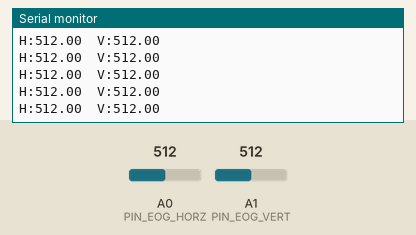
Simulated run of this sketch. Board: Arduino Uno, built with avr-gcc and run on an emulated ATmega328P. Parts: the last lines printed to the serial monitor. Inputs (shaded band) come from the test bench; at power-on: A0 (PIN_EOG_HORZ) = 512, A1 (PIN_EOG_VERT) = 512.

Above: at 1.2 s.
1.3 s: A0 (PIN_EOG_HORZ) set to 716
At 2.2 s:
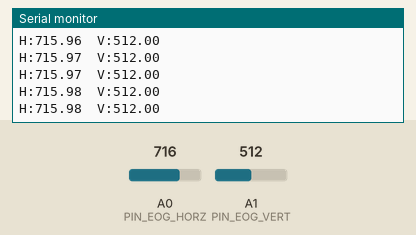
2.8 s: A1 (PIN_EOG_VERT) set to 716
At 3.9 s:
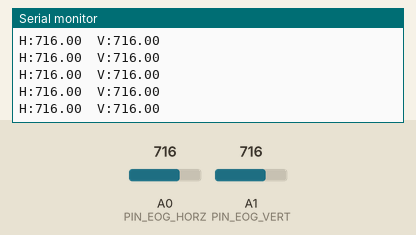
4.3 s: A0 (PIN_EOG_HORZ) set to 900
At 5.2 s:
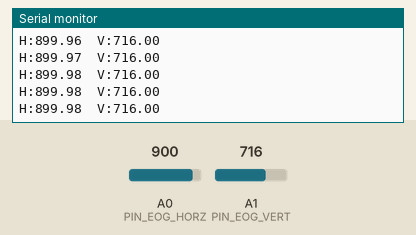
5.8 s: A1 (PIN_EOG_VERT) set to 900
At 6.5 s:
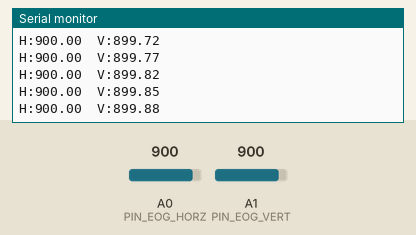
Timing chart, 0 to 8.3 s (numbered marks = the images above; inputs shaded):
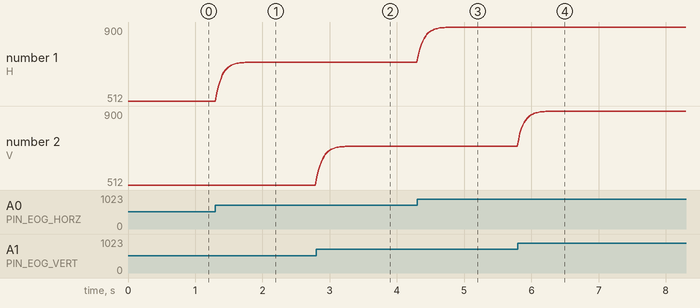

The sketch:

EOG_data_collection_only.ino
```cpp
/*
 * [Phase 1] EOG Data Collection Code (Corrected for Python Script)
 * 适配软件: Python Collection Script / Better Serial Plotter
 * 硬件: BioAmp EXG Pill x 2
 * * 接线:
 * - Horizontal (左右): OUT -> A0
 * - Vertical   (上下): OUT -> A1
 * - VCC -> 5V (或 3.3V)
 * - GND -> GND
 */

// ---- 1. 引脚定义 ----
const int PIN_EOG_HORZ = A0; // 水平眼电
const int PIN_EOG_VERT = A1; // 垂直眼电

// ---- 2. 滤波参数 (Filter Settings) ----
const float ALPHA = 0.2;

// 变量存储
float filteredHorz = 512.0;
float filteredVert = 512.0;

void setup() {
  // 必须使用 115200 以配合 Python 脚本设置
  Serial.begin(115200);

  // 等待串口稳定
  while (!Serial) {};
}

void loop() {
  // ---- 第一步: 读取原始数据 (0-1023) ----
  int rawHorz = analogRead(PIN_EOG_HORZ);
  int rawVert = analogRead(PIN_EOG_VERT);

  // ---- 第二步: 信号平滑处理 (EMA滤波) ----
  filteredHorz = (ALPHA * rawHorz) + ((1.0 - ALPHA) * filteredHorz);
  filteredVert = (ALPHA * rawVert) + ((1.0 - ALPHA) * filteredVert);

  // ---- 第三步: 输出格式化数据 ----
  // Python 脚本期望的格式: "Label1:Value1 \t Label2:Value2"
  // 例如: "H:512.00 \t V:515.00"

  // 1. 输出水平信号
  Serial.print("H:");          // 标签
  Serial.print(filteredHorz);  // 数值
  Serial.print("\t");          // 制表符分隔 (关键!)

  // 2. 输出垂直信号
  Serial.print("V:");          // 标签
  Serial.println(filteredVert); // 数值 + 换行符 (表示一帧结束)

  // ---- 第四步: 采样率控制 ----
  // 20ms 延时 ≈ 50Hz 采样率
  delay(20);
}
```

Measured:
- after the input at 1.3 s, the serial monitor: prints a new line at once (image 1)
- after the input at 2.8 s, the serial monitor: prints a new line at once (image 2)
- plotted number 1: 512 → 716 after the input at 1.3 s
